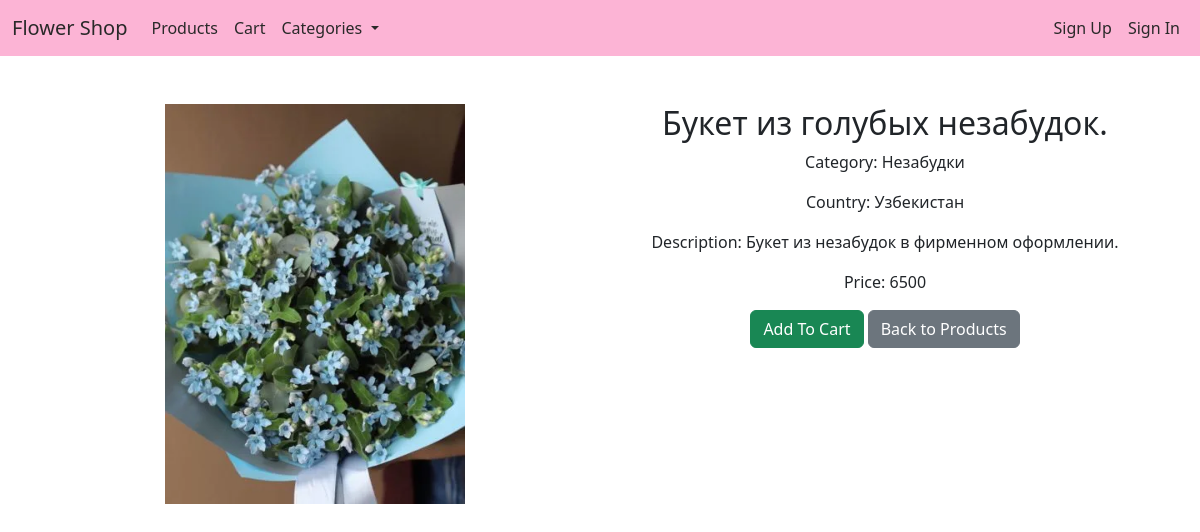
The page /product/8/ on the database its author committed.
### store/models.py (models this page shows, shortened)
class Product(models.Model):
    name = models.CharField(max_length=100)
    description = models.TextField(null=True, blank=True)
    image = models.ImageField(upload_to='products')
    country = models.CharField(max_length=20, choices=COUNTRY_CHOICES)
    price = models.PositiveIntegerField()
    value = models.DecimalField(max_digits=10, decimal_places=2)
    unit = models.CharField(max_length=20, choices=UNIT_CHOICES)
    category = models.CharField(max_length=20, choices=CATEGORY_CHOICES)
    class Meta:
        verbose_name = 'Product'
        verbose_name_plural = 'Products'

### store/views.py (the view)
# urls.py: path('product/<int:product_id>/', view_product, name='view_product_url'),
def view_product(request, product_id):
    product = get_object_or_404(Product, id=product_id)
    context = {
        'product': product,
    }
    return render(request, 'view_product.html', context)

### store/templates/view_product.html (shortened to what this page needs)
{% extends 'base.html' %}
{% block content %}
    <div class="container mt-5">
        <div class="row">
            <div class="col-md-6 text-center">
                <img src="{{ product.image.url }}" alt="{{ product.name }}" class="img-fluid" style="max-width: 55%;">
            </div>
            <div class="col-md-6">
                <h2 class="text-center">{{ product.name }}</h2>
                <p>Category: {{ product.category }}</p>
                <p>Country: {{ product.country }}</p>
                <p>Description: {{ product.description }}</p>
                <p>Price: {{ product.price }}</p>
                <div class="text-center mt-3">
                    <button id="{{ product.id }}" class="btn btn-success"
                            onclick="addToCart(this.id, '{% url 'add_cart_url' product.id %}')">
                        Add To Cart
                    </button>
                    <a href="{% url 'products_url' %}" class="btn btn-secondary">Back to Products</a>
                </div>
            </div>
        </div>
    </div>
{% endblock %}

### rows shown on the page
Product: image (picture), name "Букет из голубых незабудок.", category "Незабудки", country "Узбекистан", description "Букет из незабудок в фирменном оформлении.", price "6500"
